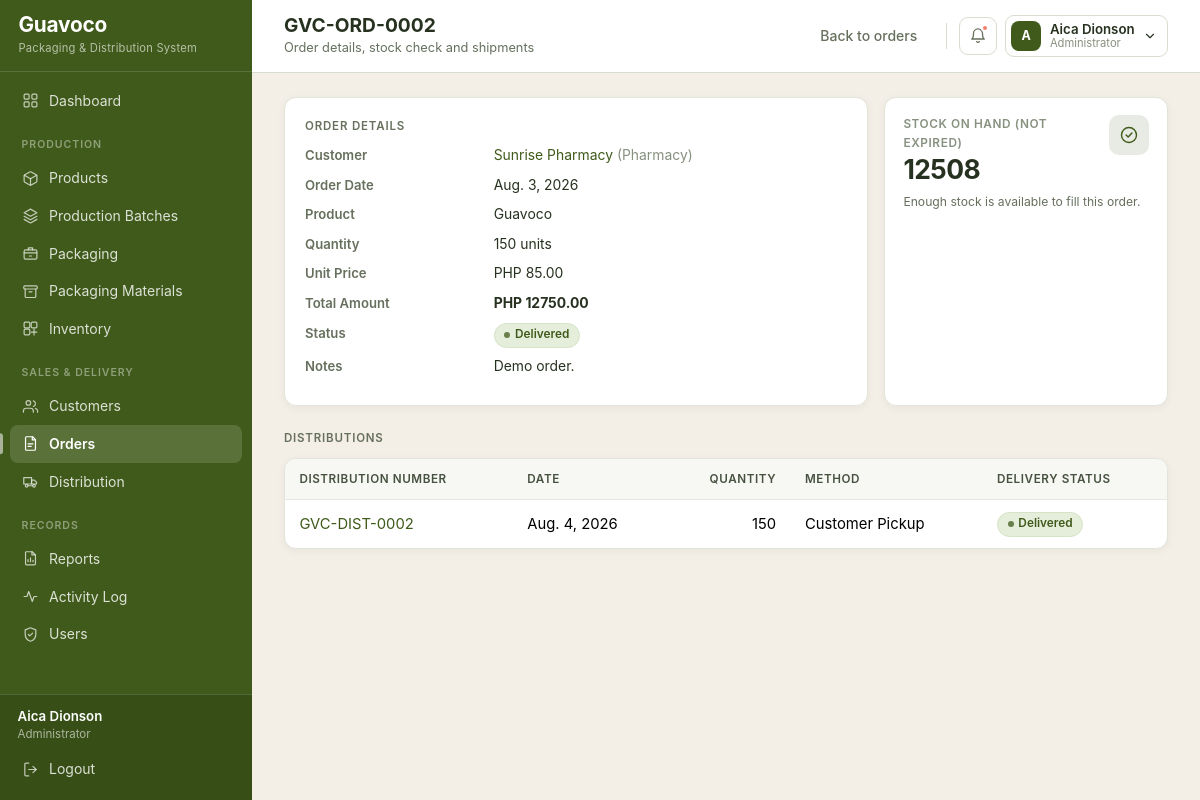
Screenshot of /orders/17/ (signed in) with the database file from the repository.
### core/models.py (models this page shows, shortened)
class Order(models.Model):
    STATUS_PENDING = 'Pending'
    STATUS_PROCESSING = 'Processing'
    STATUS_READY = 'Ready for Distribution'
    STATUS_DISTRIBUTED = 'Distributed'
    STATUS_DELIVERED = 'Delivered'
    STATUS_CANCELLED = 'Cancelled'
    STATUS_CHOICES = [
        (STATUS_PENDING, STATUS_PENDING),
        (STATUS_PROCESSING, STATUS_PROCESSING),
        (STATUS_READY, STATUS_READY),
        (STATUS_DISTRIBUTED, STATUS_DISTRIBUTED),
        (STATUS_DELIVERED, STATUS_DELIVERED),
        (STATUS_CANCELLED, STATUS_CANCELLED),
    ]
    CLOSED_STATUSES = [STATUS_DISTRIBUTED, STATUS_DELIVERED, STATUS_CANCELLED]
    order_number = models.CharField(max_length=30, unique=True, blank=True)
    customer = models.ForeignKey(Customer, on_delete=models.PROTECT, related_name='orders')
    order_date = models.DateField(default=timezone.localdate)
    product = models.ForeignKey(Product, on_delete=models.PROTECT, related_name='orders')
    quantity = models.PositiveIntegerField(validators=[MinValueValidator(1)])
    unit_price = models.DecimalField(
        max_digits=10, decimal_places=2, validators=[MinValueValidator(0)]
    )
    total_amount = models.DecimalField(max_digits=12, decimal_places=2, default=0)
    status = models.CharField(max_length=30, choices=STATUS_CHOICES, default=STATUS_PENDING)
    notes = models.TextField(blank=True)
    created_at = models.DateTimeField(auto_now_add=True)
    class Meta:
        ordering = ['-order_date', '-id']
    @property
    def can_be_distributed(self):
        return self.status not in self.CLOSED_STATUSES

class Customer(models.Model):
    TYPE_CHOICES = [
        ('Distributor', 'Distributor'),
        ('Retailer', 'Retailer'),
        ('Pharmacy', 'Pharmacy'),
        ('Grocery Store', 'Grocery Store'),
        ('Direct Customer', 'Direct Customer'),
    ]
    customer_id = models.CharField(max_length=30, unique=True, blank=True)
    business_name = models.CharField(max_length=150)
    contact_person = models.CharField(max_length=100)
    phone_number = models.CharField(max_length=30)
    email = models.EmailField(blank=True)
    address = models.TextField(blank=True)
    customer_type = models.CharField(max_length=30, choices=TYPE_CHOICES, default='Distributor')
    is_active = models.BooleanField(default=True)
    created_at = models.DateTimeField(auto_now_add=True)
    class Meta:
        ordering = ['business_name']

class Product(models.Model):
    name = models.CharField(max_length=100)
    sku = models.CharField('SKU', max_length=50, unique=True)
    description = models.TextField(blank=True)
    size = models.CharField('Product size', max_length=50, help_text='For example: 100g tube')
    selling_price = models.DecimalField(
        max_digits=10, decimal_places=2, validators=[MinValueValidator(0)]
    )
    reorder_level = models.PositiveIntegerField(
        default=100, help_text='Warn when available stock falls to this level.'
    )
    is_active = models.BooleanField(default=True)
    created_at = models.DateTimeField(auto_now_add=True)
    class Meta:
        ordering = ['name']
    @property
    def current_stock(self):
        total = self.inventory_rows.aggregate(total=models.Sum('quantity_available'))['total']
        return total or 0
    @property
    def is_low_stock(self):
        return self.current_stock <= self.reorder_level

class Distribution(models.Model):
    METHOD_CHOICES = [
        ('Company Delivery', 'Company Delivery'),
        ('Courier', 'Courier'),
        ('Customer Pickup', 'Customer Pickup'),
    ]
    STATUS_PREPARING = 'Preparing'
    STATUS_FOR_DELIVERY = 'For Delivery'
    STATUS_IN_TRANSIT = 'In Transit'
    STATUS_DELIVERED = 'Delivered'
    STATUS_CANCELLED = 'Cancelled'
    STATUS_CHOICES = [
        (STATUS_PREPARING, STATUS_PREPARING),
        (STATUS_FOR_DELIVERY, STATUS_FOR_DELIVERY),
        (STATUS_IN_TRANSIT, STATUS_IN_TRANSIT),
        (STATUS_DELIVERED, STATUS_DELIVERED),
        (STATUS_CANCELLED, STATUS_CANCELLED),
    ]
    distribution_number = models.CharField(max_length=30, unique=True, blank=True)
    order = models.ForeignKey(Order, on_delete=models.CASCADE, related_name='distributions')
    distribution_date = models.DateField(default=timezone.localdate)
    quantity_distributed = models.PositiveIntegerField(default=0)
    delivery_method = models.CharField(
        max_length=30, choices=METHOD_CHOICES, default='Company Delivery'
    )
    tracking_number = models.CharField(max_length=50, blank=True)
    delivery_status = models.CharField(
        max_length=20, choices=STATUS_CHOICES, default=STATUS_PREPARING
    )
    remarks = models.TextField(blank=True)
    created_at = models.DateTimeField(auto_now_add=True)
    class Meta:
        ordering = ['-distribution_date', '-id']

### core/views/orders.py (the view)
# urls.py: path('orders/<int:pk>/', orders.order_detail, name='order_detail'),
@login_required
def order_detail(request, pk):
    order = get_object_or_404(
        Order.objects.select_related('customer', 'product'), pk=pk
    )
    context = {
        'page_title': order.order_number,
        'order': order,
        'stock_on_hand': available_stock(order.product),
        'distributions': order.distributions.all(),
    }
    return render(request, 'orders/order_detail.html', context)

### templates/orders/order_detail.html (shortened to what this page needs)
{% extends "base.html" %}
{% load guavoco_extras %}
{% block header_actions %}
    <a href="{% url 'order_list' %}" class="btn btn-link">Back to orders</a>
{% endblock %}
{% block content %}
<div class="row g-3 mb-4">
    <div class="col-md-8">
        <div class="card h-100">
            <div class="card-body">
                <div class="section-label">Order Details</div>
                <dl class="row mb-0 small">
                    <dt class="col-sm-4">Customer</dt>
                    <dd class="col-sm-8">
                        <a href="{% url 'customer_detail' order.customer.pk %}">
                            {{ order.customer.business_name }}
                        </a>
                        <span class="text-muted">({{ order.customer.customer_type }})</span>
                    </dd>
                    <dt class="col-sm-4">Order Date</dt><dd class="col-sm-8">{{ order.order_date }}</dd>
                    <dt class="col-sm-4">Product</dt><dd class="col-sm-8">{{ order.product.name }}</dd>
                    <dt class="col-sm-4">Quantity</dt><dd class="col-sm-8">{{ order.quantity }} units</dd>
                    <dt class="col-sm-4">Unit Price</dt>
                    <dd class="col-sm-8">PHP {{ order.unit_price|floatformat:2 }}</dd>
                    <dt class="col-sm-4">Total Amount</dt>
                    <dd class="col-sm-8"><strong>PHP {{ order.total_amount|floatformat:2 }}</strong></dd>
                    <dt class="col-sm-4">Status</dt>
                    <dd class="col-sm-8">
                        {% include "components/status_badge.html" with status=order.status %}
                    </dd>
                    <dt class="col-sm-4">Notes</dt><dd class="col-sm-8">{{ order.notes|default:"--" }}</dd>
                </dl>
            </div>
        </div>
    </div>
    <div class="col-md-4">
        {% if stock_on_hand >= order.quantity %}
            {% include "components/stat_card.html" with label="Stock On Hand (not expired)" value=stock_on_hand icon="i-check" tone="primary" hint="Enough stock is available to fill this order." %}
        {% else %}
            {% include "components/stat_card.html" with label="Stock On Hand (not expired)" value=stock_on_hand icon="i-alert" tone="guava" hint="Not enough stock for this order." %}
        {% endif %}
    </div>
</div>
<div class="section-label">Distributions</div>
<div class="table-scroll">
    <table class="table table-sm">
        <thead>
            <tr>
                <th>Distribution Number</th><th>Date</th>
                <th class="text-end">Quantity</th><th>Method</th><th>Delivery Status</th>
            </tr>
        </thead>
        <tbody>
            {% for shipment in distributions %}
                <tr>
                    <td>
                        <a href="{% url 'distribution_detail' shipment.pk %}">
                            {{ shipment.distribution_number }}
                        </a>
                    </td>
                    <td>{{ shipment.distribution_date }}</td>
                    <td class="text-end">{{ shipment.quantity_distributed }}</td>
                    <td>{{ shipment.delivery_method }}</td>
                    <td>
                        {% include "components/status_badge.html" with status=shipment.delivery_status %}
                    </td>
                </tr>
            {% empty %}
                <tr><td colspan="5" class="text-muted small">This order has not been shipped yet.</td></tr>
            {% endfor %}
        </tbody>
    </table>
</div>
{% endblock %}

### templates/base.html (shortened to what this page needs)
{% load static %}
<!DOCTYPE html>
<html lang="en">
<head>
    <link rel="stylesheet" href="{% static 'vendor/bootstrap.min.css' %}">
    <link rel="stylesheet" href="{% static 'css/guavoco-theme.css' %}">
</head>
<body>
<nav class="sidebar">
    <div class="brand">
        <div>
            <div class="brand-name">Guavoco</div>
            <small class="brand-subtitle">Packaging &amp; Distribution System</small>
        </div>
    </div>
    <div class="collapse sidebar-body" id="sidebarBody">
        <ul class="nav flex-column sidebar-menu">
            <li class="nav-item">
                <a class="nav-link {% if request.resolver_match.url_name == 'dashboard' %}active{% endif %}"
                   href="{% url 'dashboard' %}">
                    <svg class="gv-icon"><use href="#i-grid"></use></svg> Dashboard
                </a>
            </li>
            <li class="nav-section">Production</li>
            <li class="nav-item">
                <a class="nav-link {% if 'product' in request.resolver_match.url_name %}active{% endif %}"
                   href="{% url 'product_list' %}">
                    <svg class="gv-icon"><use href="#i-package"></use></svg> Products
                </a>
            </li>
            <li class="nav-item">
                <a class="nav-link {% if 'batch' in request.resolver_match.url_name %}active{% endif %}"
                   href="{% url 'batch_list' %}">
                    <svg class="gv-icon"><use href="#i-layers"></use></svg> Production Batches
                </a>
            </li>
            <li class="nav-item">
                <a class="nav-link {% if 'packaging' in request.resolver_match.url_name %}active{% endif %}"
                   href="{% url 'packaging_list' %}">
                    <svg class="gv-icon"><use href="#i-box"></use></svg> Packaging
                </a>
            </li>
            <li class="nav-item">
                <a class="nav-link {% if 'material' in request.resolver_match.url_name %}active{% endif %}"
                   href="{% url 'material_list' %}">
                    <svg class="gv-icon"><use href="#i-archive"></use></svg> Packaging Materials
                </a>
            </li>
            <li class="nav-item">
                <a class="nav-link {% if 'inventory' in request.resolver_match.url_name %}active{% endif %}"
                   href="{% url 'inventory_list' %}">
                    <svg class="gv-icon"><use href="#i-inventory"></use></svg> Inventory
                </a>
            </li>
            <li class="nav-section">Sales &amp; Delivery</li>
            <li class="nav-item">
                <a class="nav-link {% if 'customer' in request.resolver_match.url_name %}active{% endif %}"
                   href="{% url 'customer_list' %}">
                    <svg class="gv-icon"><use href="#i-users"></use></svg> Customers
                </a>
            </li>
            <li class="nav-item">
                <a class="nav-link {% if 'order' in request.resolver_match.url_name %}active{% endif %}"
                   href="{% url 'order_list' %}">
                    <svg class="gv-icon"><use href="#i-orders"></use></svg> Orders
                </a>
            </li>
            <li class="nav-item">
                <a class="nav-link {% if 'distribut' in request.resolver_match.url_name or 'delivery' in request.resolver_match.url_name %}active{% endif %}"
                   href="{% url 'distribution_list' %}">
                    <svg class="gv-icon"><use href="#i-truck"></use></svg> Distribution
                </a>
            </li>
            <li class="nav-section">Records</li>
            <li class="nav-item">
                <a class="nav-link {% if 'report' in request.resolver_match.url_name or 'traceability' in request.resolver_match.url_name %}active{% endif %}"
                   href="{% url 'report_index' %}">
                    <svg class="gv-icon"><use href="#i-report"></use></svg> Reports
                </a>
            </li>
            <li class="nav-item">
                <a class="nav-link {% if request.resolver_match.url_name == 'activity_log' %}active{% endif %}"
                   href="{% url 'activity_log' %}">
                    <svg class="gv-icon"><use href="#i-activity"></use></svg> Activity Log
                </a>
            </li>
            {% if is_admin %}
                <li class="nav-item">
                    <a class="nav-link {% if 'user' in request.resolver_match.url_name %}active{% endif %}"
                       href="{% url 'user_list' %}">
                        <svg class="gv-icon"><use href="#i-shield"></use></svg> Users
                    </a>
                </li>
            {% endif %}
        </ul>
        <div class="sidebar-footer">
            <div class="px-2">
                <div class="account-name">{{ user.get_full_name|default:user.username }}</div>
                <div class="account-role">{{ user_role }}</div>
            </div>
            <form method="post" action="{% url 'logout' %}">
                <button type="submit" class="nav-link">
                    <svg class="gv-icon"><use href="#i-logout"></use></svg> Logout
                </button>
            </form>
        </div>
    </div>
</nav>
<div class="app-shell">
    <header class="topbar">
        <div class="topbar-titles">
            <h1 class="page-title">{% block heading %}{{ page_title }}{% endblock %}</h1>
            {% block subtitle %}
                {% if page_subtitle %}<p class="page-subtitle">{{ page_subtitle }}</p>{% endif %}
            {% endblock %}
        </div>
        <div class="topbar-actions">
            {% block header_actions %}{% endblock %}
            <div class="dropdown">
                <a class="topbar-bell" href="#" role="button" data-bs-toggle="dropdown"
                   aria-expanded="false" aria-label="Notifications">
                    <svg class="gv-icon"><use href="#i-bell"></use></svg>
                    {% if alert_count %}<span class="bell-dot"></span>{% endif %}
                </a>
            </div>
            <div class="dropdown">
                <a class="user-chip" href="#" role="button" data-bs-toggle="dropdown"
                   aria-expanded="false">
                    <span class="user-avatar">
                        {{ user.get_full_name|default:user.username|slice:":1"|upper }}
                    </span>
                    <span>
                        <span class="user-name d-block">
                            {{ user.get_full_name|default:user.username }}
                        </span>
                        <span class="user-role d-block">{{ user_role }}</span>
                    </span>
                    <svg class="gv-icon" style="width:14px;height:14px;">
                        <use href="#i-chevron-down"></use></svg>
                </a>
            </div>
        </div>
    </header>
    <main class="main-content">
        {% block content %}{% endblock %}
    </main>
</div>
</body>
</html>

### templates/components/status_badge.html (shortened to what this page needs)
{% load guavoco_extras %}<span class="gv-badge gv-badge--{{ status|badge }}">{{ status }}</span>

### rows the page displays
Order: order_number "GVC-ORD-0002", customer.business_name "Sunrise Pharmacy", customer.customer_type "Pharmacy", order_date "Aug. 3, 2026", product.name "Guavoco", quantity "150", unit_price "85.00", total_amount "12750.00", status "Delivered", notes "Demo order."
Distribution: distribution_number "GVC-DIST-0002", distribution_date "Aug. 4, 2026", quantity_distributed "150", delivery_method "Customer Pickup", delivery_status "Delivered"

### other values shown
{{ user.get_full_name|default:user.username }} "Aica Dionson"
{{ user_role }} "Administrator"
{{ page_subtitle }} "Order details, stock check and shipments"
{{ user.get_full_name|default:user.username|slice:":1"|upper }} "A"
{{ label }} "STOCK ON HAND (NOT EXPIRED)"
{{ value }} "12508"
{{ hint }} "Enough stock is available to fill this order."
